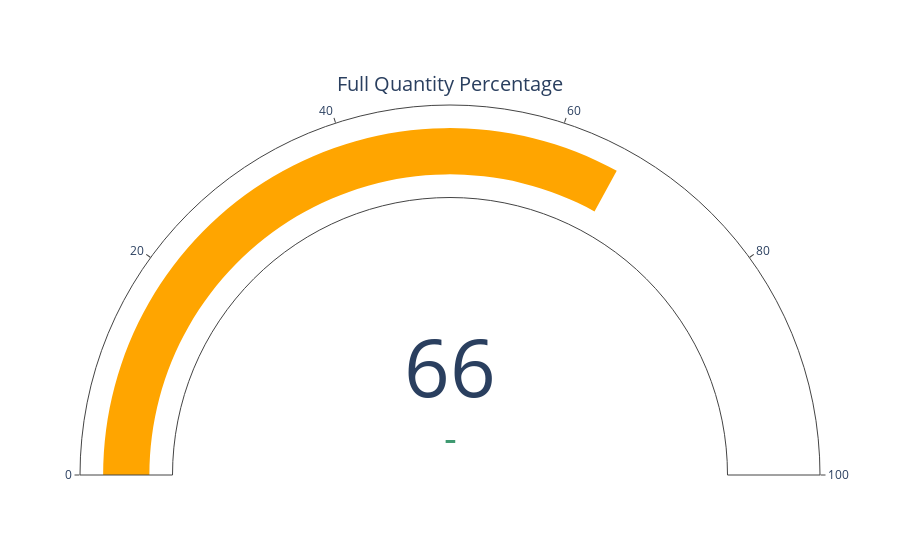

The cell this chart's notebook holds for it:
### Markdown cell above
##### Total orders  are 31729 and total order lines are 57096.

### Code cell
total_order_lines_full_qty = final_df['In Full'].sum()
line_fill_rate = (total_order_lines_full_qty / total_order_lines) * 100

fig = go.Figure(go.Indicator(value = line_fill_rate, mode = "gauge+number+delta", title = {'text': "Full Quantity Percentage"}, gauge = {'axis': {'range': [None, 100]}, 'bar': {'color': "orange"}}))
fig.show()
line_fill_rate

### Figure 1 — Plotly figure (JSON) as saved in the notebook; plotly's stock layout.template omitted (floating-point values rounded to 4 significant figures)
{"data": [{"gauge": {"axis": {"range": [null, 100]}, "bar": {"color": "orange"}}, "mode": "gauge+number+delta", "title": {"text": "Full Quantity Percentage"}, "type": "indicator", "value": 65.96}], "layout": {}}
